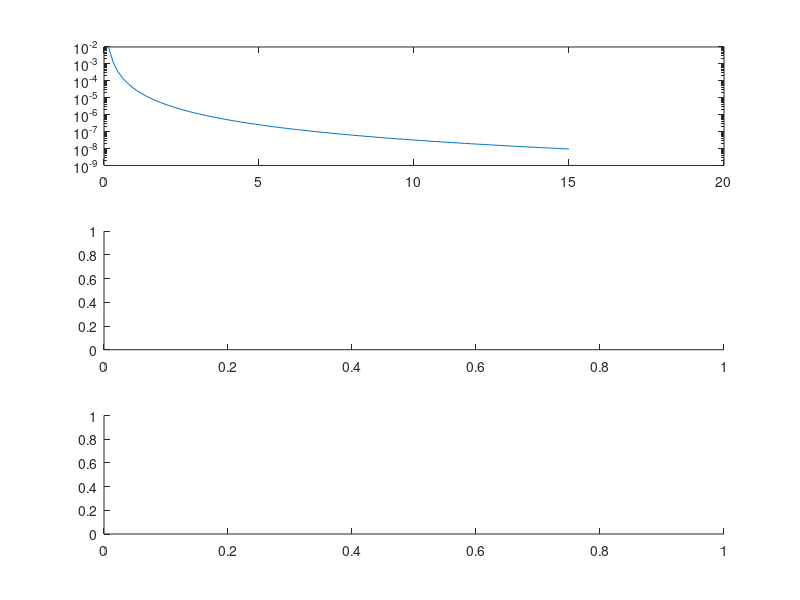

MATLAB code to generate this figure: (Note: this script raises an error after producing the figure.)
%%
mu0 = 1.2566e-06;
M = 8.22e22; % A m^2
RE = 6.3712e+03; % km
h = 100;

r0 = RE;
th0 = 90-60; % at field line crossing Earth's surface, from lat to colat
r1 = RE + h;
th2 = 90; % at equatorial plan

% We have r1 = Re+h, th2=90 deg, we need to get th1, r2 

th1 = asind(sqrt((RE+h)/4/RE));
%th1 = 30; % trying to see if assuming th2 = th0 changes anything?
r2 = r0*sind(th2)^2/sind(th0)^2;


f_B = @(r,th) mu0*M/(4*pi*r^3)*sqrt(1+3*cosd(th)^2);
f_Bth = @(th) mu0*M/(4*pi*(4*RE)^3)*sqrt(1+3*cosd(th)^2)/sind(th)^6;

B1 = f_B(r1,th1);
B2 = f_B(r2,th2);

pa1 = 90; % mirroring

pa2 = asind(sqrt(B2/B1)*sind(pa1))

B2B1 = (sqrt(1+3*cosd(th2))/sind(th2)^6)/(sqrt(1+3*cosd(th1))/sind(th1)^6);
B2B1_th90 = (sqrt(1+3*0)/1^6)/(sqrt(1+3*cosd(th1))/sind(th1)^6);

% c
h = 100; % km
th0 = 90-[15 30 45 60 70];
th1 = asind(sqrt((RE+h)/RE)*sind(th0));

B2B1 = sind(th1).^6./sqrt(1+3*cosd(th1).^2);
pa2 = asind(sqrt(B2B1));


%% Plasma pause radius
mu0 = 1.2566e-06;
RE = 6.3712e+06; % m
M = 8.22e22; % A m^2
wE = 2*pi/(24*60*60); % Earth's rotation frequency, rad/s
Econv = 1*[0.5 2]*1e3/(RE); % kV/RE - > V/m (to have V in SI units)
r = (mu0*M*wE./(4*pi*Econv)).^(1/2);

Bz = @(r) mu0*M./(4*pi*r.^3);
vcorot = @(r) wE.*r;
Ecorot = @(r) Bz(r).*vcorot(r);
vconv = @(r,Econv) Econv./Bz(r);

rmin = 0; rmax = 15*RE;
rvec = linspace(rmin,rmax,100);

colors = [     0    0.4470    0.7410;...
          0.8500    0.3250    0.0980;...
          0.9290    0.6940    0.1250];
clear h
nrows = 3; ncols = 1; ipanel = 0;
for irow = 1:nrows, for icol = 1:ncols, ipanel = ipanel + 1; h(ipanel) = subplot(nrows,ncols,ipanel); end, end
isub = 1;

hca = h(isub); isub = isub + 1;
semilogy(hca,rvec/RE,Bz(rvec))
hca.YTick = 10.^(-7:1:10);
hca.YLabel.String = 'Magnetic field (T)';
hca.XLabel.String = 'Radius (R_E)';

hca = h(isub); isub = isub + 1;
semilogy(hca,rvec/RE,vcorot(rvec))
hca.YTick = 10.^(-7:1:10);
hca.YLabel.String = 'Speed (m/s)';
hca.XLabel.String = 'Radius (R_E)';

hca = h(isub); isub = isub + 1;
set(hca,'ColorOrder',colors(1:3,:))
hl = semilogy(hca,rvec/RE,Ecorot(rvec),...
                  [rmin rmax]/RE,Econv(1)*[1 1],...
                  [rmin rmax]/RE,Econv(2)*[1 1]);
hold(hca,'on')
set(hca,'ColorOrder',colors(2:3,:))
semilogy(r(1)/RE,Econv(1),'*')
semilogy(r(2)/RE,Econv(2),'*')
hold(hca,'off')
hca.YTick = 10.^(-7:1:10);
hca.YLabel.String = 'Electric field (V/m)';
hca.XLabel.String = 'Radius (R_E)';

c_eval('h(?).FontSize = 14;',1:numel(h))
c_eval('h(?).XTick = [0:2:20];',1:numel(h))
c_eval('h(?).XGrid = ''on''; h(?).YGrid = ''on'';',1:numel(h))
hl = findobj(gcf,'type','line');
c_eval('hl(?).LineWidth = 2;',1:numel(hl))
c_eval('h(?).LineWidth = 1;',1:numel(h))
compact_panels(0.02,0.00)